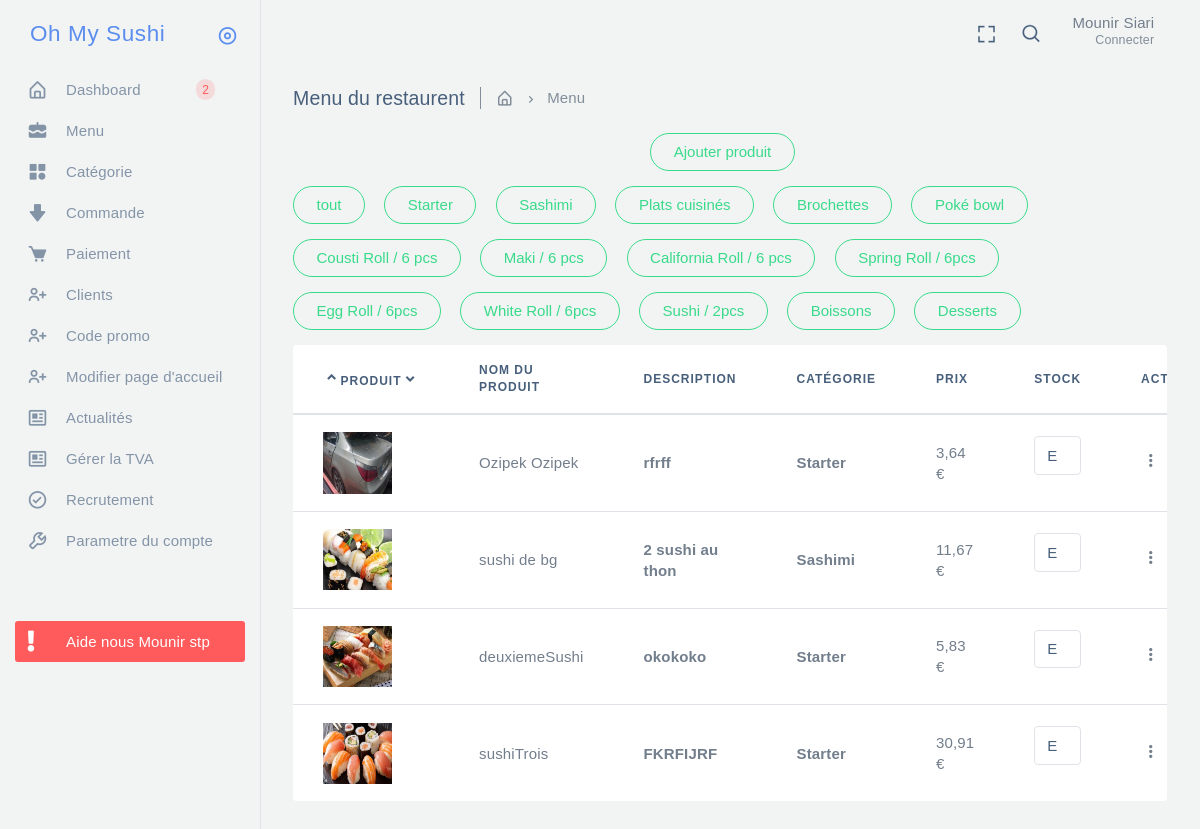
The page /sysadmin/html/menu.php?error=ajout (signed in) on the database its author committed.
### tables this page shows
CREATE TABLE IF NOT EXISTS `category` (
  `id` int(11) NOT NULL AUTO_INCREMENT,
  `label` varchar(250) NOT NULL,
  PRIMARY KEY (`id`)
);

CREATE TABLE IF NOT EXISTS `products` (
  `id` int(11) NOT NULL AUTO_INCREMENT,
  `description` text NOT NULL,
  `name` varchar(250) NOT NULL,
  `image` varchar(250) DEFAULT NULL,
  `price` varchar(20) NOT NULL,
  `id_category` int(11) NOT NULL,
  `id_tva` int(11) DEFAULT NULL,
  `stoc` varchar(250) DEFAULT 'enstock',
  `affichageCrud` int(5) NOT NULL DEFAULT '0',
  PRIMARY KEY (`id`),
  KEY `products_category_FK` (`id_category`),
  KEY `products_tva0_FK` (`id_tva`)
);

### sysadmin/html/assets/function/function.php (called while the page is built, shortened)
<?php
function viewCategory()
{
    global $bdd;
    $req = $bdd->query("SELECT * FROM category");
    $requete = $req->fetchAll();
    return $requete;
}
function viewMenu(){
    global $bdd;
    $req = $bdd -> prepare('SELECT products.id,products.description,products.stoc,products.name,products.image,products.price,category.id as cid,category.label,tva.rate, (products.price * 100 /( 100 + tva.rate)) as prixTotal FROM products
    INNER JOIN category ON products.id_category = category.id
    INNER JOIN tva ON products.id_tva = tva.id');
    $req -> execute(array());
    $requete = $req -> fetchAll();
    return $requete;
}

### sysadmin/html/menu.php (the view, shortened to what this page needs)
<?php
if (!empty($_SESSION)) {
    require('./assets/componant/co_bdd.php');
    require('./assets/function/function.php');
    require('./assets/componant/header.php');
    $bg = viewMenu();
?>
    <div class="app-content content">
        <div class="content-wrapper">
            <div class="content-header row">
                <div class="content-header-left col-12 mb-2 mt-1">
                    <div class="breadcrumbs-top">
                        <h5 class="content-header-title float-left pr-1 mb-0">Menu du restaurent</h5>
                        <div class="breadcrumb-wrapper d-none d-sm-block">
                            <ol class="breadcrumb p-0 mb-0 pl-1">
                                <li class="breadcrumb-item"><a href="index.html"><i class="bx bx-home-alt"></i></a>
                                </li>
                                <li class="breadcrumb-item actuve"><a href="#">Menu</a>
                                </li>
                            </ol>
                        </div>
                    </div>
                </div>
            </div>
            <div class="buttonAddMenu text-center">
                <button type="button" class="btn btn-outline-success round mr-1 mb-1" data-toggle="modal" data-target="#exampleModalLong">Ajouter produit</button>
                                            <?php
                                            $category = viewCategory();
                                            ?>
            </div>
            <div class=" trieParCategorie">
                <button class="btn btn-outline-success round mr-1 mb-1" data-name="*">
                    tout
                </button>
                <?php
                $trieCategories = viewCategory();
                foreach ($trieCategories as $trieCategorie) {
                ?>
                    <button class="btn btn-outline-success bgbg round mr-1 mb-1" class="triecategorie" data-name=".<?= $trieCategorie['label'] ?>">
                        <?= $trieCategorie['label']; ?>
                    </button>
                <?php } ?>
                <section id="table-success">
                    <div class="card">
                        <div class="table-responsive">
                            <div id="table-extended-success_wrapper" class="dataTables_wrapper no-footer">
                                <table id="table-extended-success" class="table mb-0 dataTable no-footer" role="grid">
                                    <thead>
                                        <tr role="row">
                                            <th class="sorting_asc" tabindex="0" aria-controls="table-extended-success" rowspan="1" colspan="1" aria-sort="ascending" aria-label="campaign: activate to sort column descending" style="width: 261.672px;">Produit</th>
                                            <th class="sorting_disabled" rowspan="1" colspan="1" aria-label="account details" style="width: 120.219px;">Nom du produit</th>
                                            <th class="sorting_disabled" rowspan="1" colspan="1" aria-label="category" style="width: 381.938px;">Description</th>
                                            <th class="sorting_disabled" rowspan="1" colspan="1" aria-label="amount" style="width: 118.016px;">catégorie</th>
                                            <th class="sorting_disabled" rowspan="1" colspan="1" aria-label="status" style="width: 123.109px;">prix</th>
                                            <th class="sorting_disabled" rowspan="1" colspan="1" aria-label="action" style="width: 148.047px;">Stock</th>
                                            <th class="sorting_disabled" rowspan="1" colspan="1" aria-label="action" style="width: 100.047px;">Action</th>
                                        </tr>
                                    </thead>
                                    <tbody>
                                        <?php
                                        foreach ($bg as $menu) {
                                            $stockvalue = $menu['stoc'];
                                        ?>
                                            <tr role="row" class="gridgt <?= $menu['label'] ?>" class="odd">
                                                <td class="text-bold-600 pr-0 sorting_1"><img class=" mr-1" src="./assets/uploads/petite<?= $menu['image'] ?>" width="55%" alt="card"></td>
                                                <td><?= $menu['name'] ?></td>
                                                <td class="text-bold-600"><span><?= $menu['description'] ?></span>
                                                </td>
                                                <td class="text-bold-600"><?= $menu['label'] ?></td>
                                                <td class=""><?= number_format($menu['prixTotal'], 2, ',', '');  ?> €</td>
                                                <td class="text-success">
                                                    <fieldset class="form-group">
                                                        <form method="POST" action="./menu/modifMenu.php">
                                                            <select class="form-control" name="stock" onchange="postMenuStock(<?= $menu['id'] ?>)" id="basicSelect">
                                                                <option <?php if ($stockvalue == 'enstock') {
                                                                            echo 'selected';
                                                                        } ?> value="enstock">En stock</option>
                                                            </select>
                                                        </form>
                                                    </fieldset>
                                                </td>
                                                <td>
                                                    <div class="dropdown" _msthidden="2">
                                                        <span class="bx bx-dots-vertical-rounded font-medium-3 dropdown-toggle nav-hide-arrow cursor-pointer" data-toggle="dropdown" aria-haspopup="true" aria-expanded="false" role="menu"></span>
                                                    </div>
                                                </td>
                                            </tr>
                                        <?php
                                        }
                                        ?>
                                    </tbody>
                                </table>
                            </div>
                        </div>
                    </div>
                </section>
            </div>
        </div>
    </div>
<?php
    require('./assets/componant/footer.php');
} else {
    header('location:auth-login.php');
}
?>

### rows shown on the page
category: label "Starter"
category: label "Sashimi"
category: label "Plats cuisinés"
category: label "Brochettes"
category: label "Poké bowl"
category: label "Cousti Roll / 6 pcs"
category: label "Maki / 6 pcs"
category: label "California Roll / 6 pcs"
category: label "Spring Roll / 6pcs"
category: label "Egg Roll / 6pcs"
category: label "White Roll / 6pcs"
category: label "Sushi / 2pcs"
category: label "Boissons"
category: label "Desserts"
products: image (picture), name "Ozipek Ozipek", description "rfrff", id_category.label "Starter", prixTotal "3,64", stock "En stock"
products: image (picture), name "sushi de bg", description "2 sushi au thon", id_category.label "Sashimi", prixTotal "11,67", stock "En stock"
products: image (picture), name "deuxiemeSushi", description "okokoko", id_category.label "Starter", prixTotal "5,83", stock "En stock"
products: image (picture), name "sushiTrois", description "FKRFIJRF", id_category.label "Starter", prixTotal "30,91", stock "En stock"
